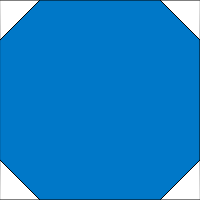
Frame 1 (no input)
Frame 60 (no input): identical to frame 1, image omitted
Frame 120 (the mouse pressed at the canvas centre since frame 60): identical to frame 1, image omitted

The p5.js sketch that drew this single still picture (run headless with seeded random() and noise() and a simulated clock; from frame 60 on, the mouse is pressed at the canvas centre):

// p5.js sketch
// ── sketch.js
function setup() {
  createCanvas(200, 200);
}

function draw() {
  background(220);
  drawTile(0,0);
}

function drawTile(xOrigin, yOrigin){
  //Start with blue Square tile
  fill(0, 120, 200);
  square(xOrigin, yOrigin, 200);

  fill(255);
  //top-left triangle
  triangle(xOrigin, yOrigin, xOrigin + 40, yOrigin, xOrigin, yOrigin + 40);
  //top-right triangle
  triangle(xOrigin + 200, yOrigin, xOrigin + 160, yOrigin, xOrigin + 200, yOrigin + 40);
  //bottom left triangle
  triangle(xOrigin, yOrigin + 200, xOrigin + 40, yOrigin + 200, xOrigin, yOrigin + 160);
  //bottom right triangle
  triangle(xOrigin + 200, yOrigin + 200, xOrigin + 160, yOrigin + 200, xOrigin + 200, yOrigin + 160);
}
